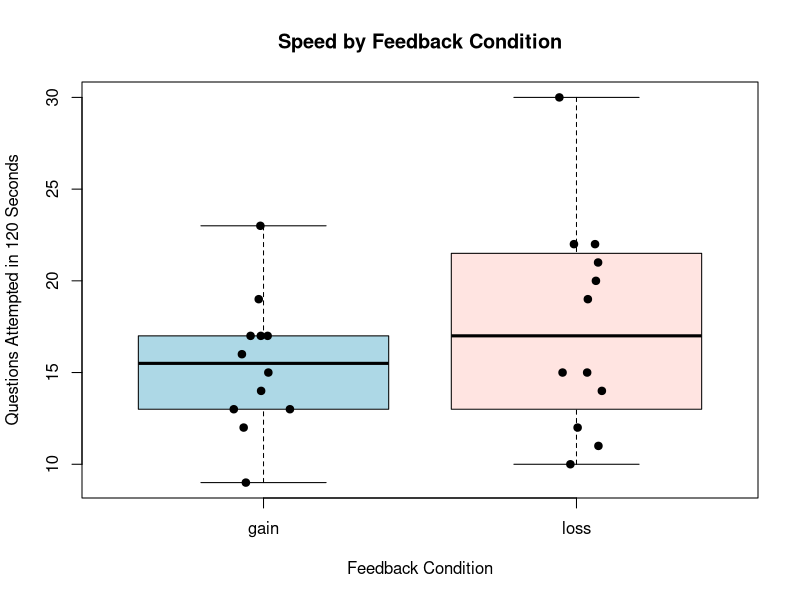
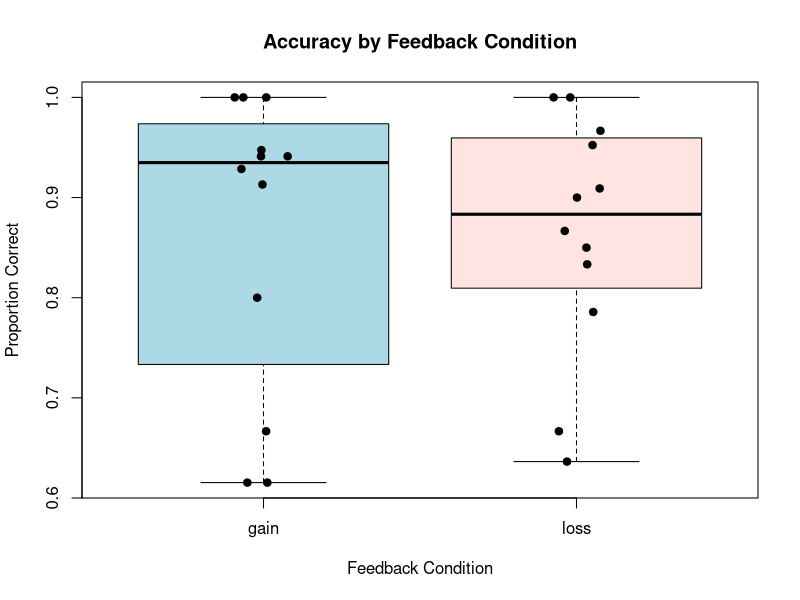
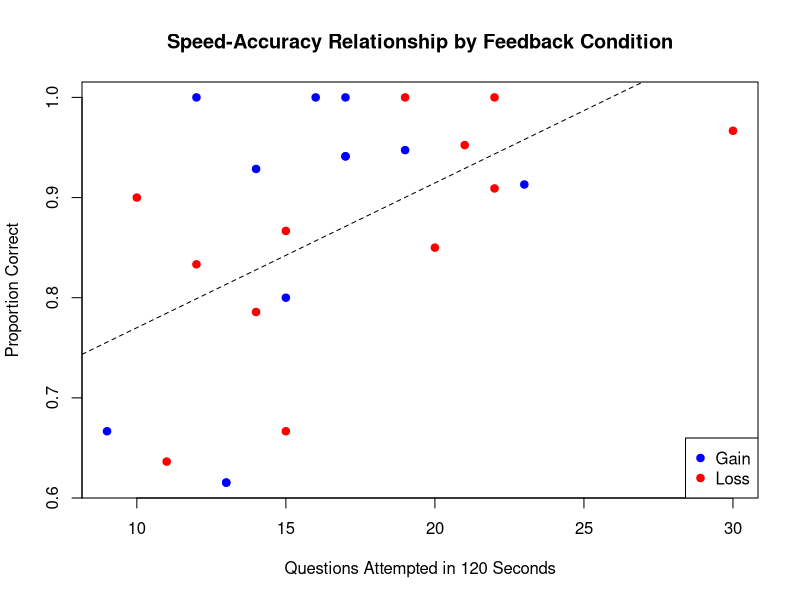
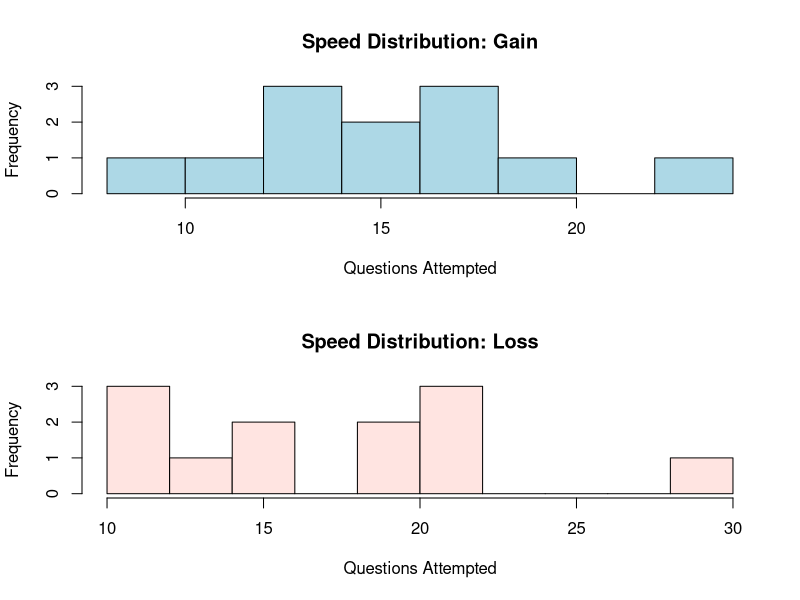
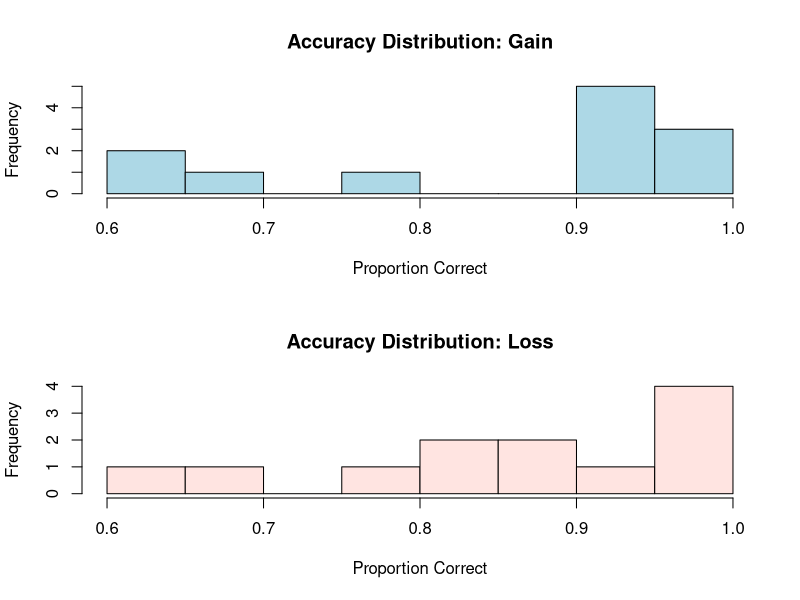
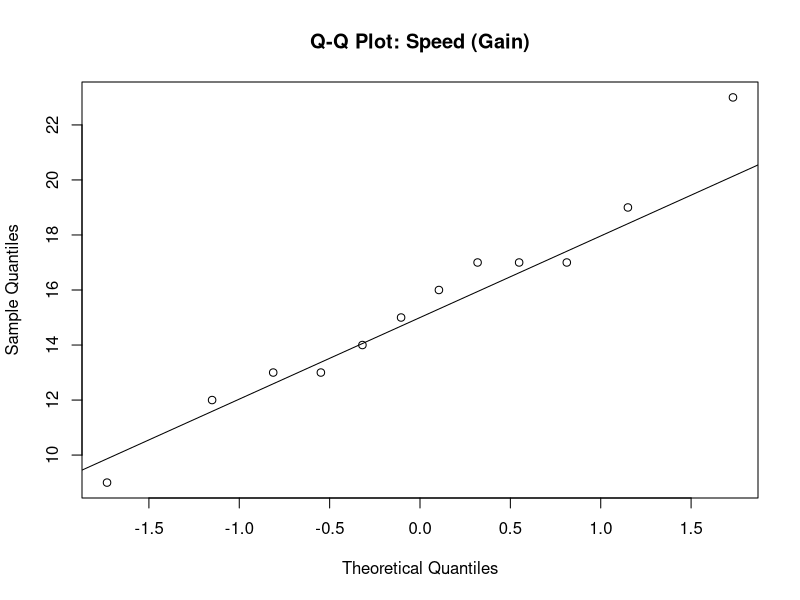
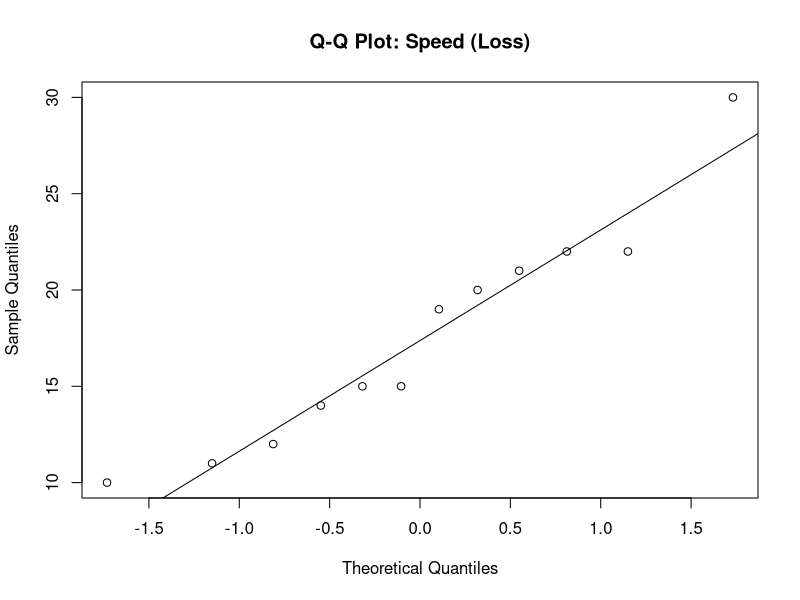
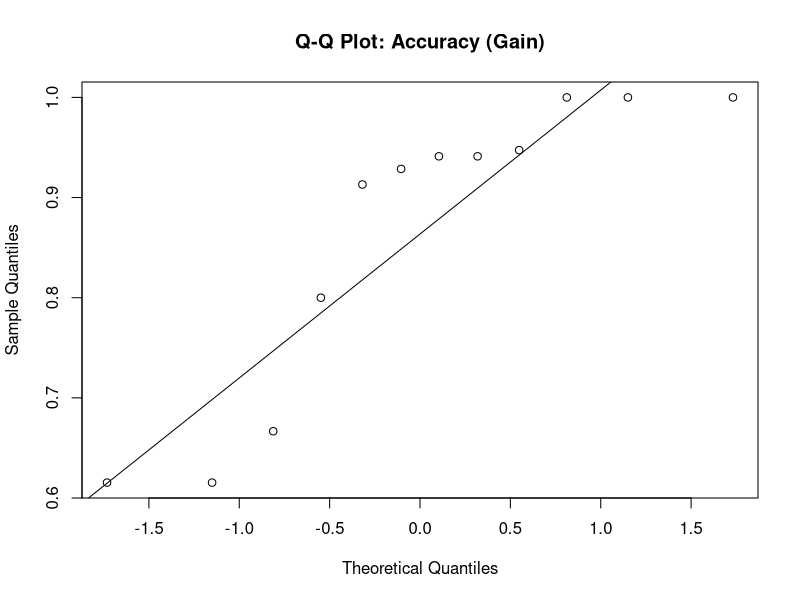

Generate these figures, in order, with R:
# ============================================================
# MIE 286 Final Report R Script
# Topic: Effect of Gain vs. Loss Feedback on Task Performance
# Data file: mie_zetamac_data.csv
# NOTE: This version is designed for your aggregated participant CSV
#       with columns:
#       condition, participant_id, Count of user_answer, Sum of is_correct
#       and blank condition cells from spreadsheet merged rows.
# No packages required (base R only).
# ============================================================

# ----------------------------
# 1. Import data
# ----------------------------
raw_data <- read.csv(
  "mie_zetamac_data.csv",
  stringsAsFactors = FALSE,
  skip = 2,
  check.names = FALSE
)
names(raw_data) <- trimws(names(raw_data))

cat("Imported columns:\n")
print(names(raw_data))

# ----------------------------
# 2. Clean and format variables
# ----------------------------
# Fill down condition values (for merged-cell style exports).
raw_data$condition <- tolower(trimws(as.character(raw_data$condition)))
for (i in seq_along(raw_data$condition)) {
  if ((is.na(raw_data$condition[i]) || raw_data$condition[i] == "") && i > 1) {
    raw_data$condition[i] <- raw_data$condition[i - 1]
  }
}

raw_data$participant_id <- trimws(as.character(raw_data$participant_id))
raw_data$questions_attempted <- as.numeric(raw_data$`Count of user_answer`)
raw_data$num_correct <- as.numeric(raw_data$`Sum of is_correct`)

# Keep participant rows only (drop totals rows).
data_clean <- raw_data[grepl("^P-", raw_data$participant_id), ]

# Keep only gain/loss.
data_clean <- data_clean[data_clean$condition %in% c("gain", "loss"), ]

# Remove missing numeric rows.
data_clean <- data_clean[!is.na(data_clean$questions_attempted) &
                         !is.na(data_clean$num_correct), ]

# Core metrics.
data_clean$accuracy <- data_clean$num_correct / data_clean$questions_attempted
data_clean$speed_q_per_s <- data_clean$questions_attempted / 120
data_clean$speed_q_per_min <- data_clean$questions_attempted / 2
data_clean$condition <- factor(data_clean$condition, levels = c("gain", "loss"))

cat("\nNumber of participant rows:", nrow(data_clean), "\n")
cat("Number of unique participants:", length(unique(data_clean$participant_id)), "\n")
cat("Participants by condition:\n")
print(table(data_clean$condition))

# This CSV has no item-level response times, so keep NA placeholders.
data_clean$mean_response_time_ms <- NA_real_
data_clean$median_response_time_ms <- NA_real_

# ----------------------------
# 3. Participant-level dataset
# ----------------------------
# Already participant-level, but keep structure expected by later sections.
participant_data <- data_clean[, c(
  "participant_id", "condition", "questions_attempted", "num_correct",
  "accuracy", "speed_q_per_s", "speed_q_per_min",
  "mean_response_time_ms", "median_response_time_ms"
)]

cat("\nParticipant-level dataset:\n")
print(participant_data)

write.csv(participant_data, "participant_level_data.csv", row.names = FALSE)

# ----------------------------
# 4. Descriptive statistics by condition
# ----------------------------
conditions <- levels(participant_data$condition)

desc_stats <- data.frame(
  condition = character(),
  n = numeric(),
  mean_attempted = numeric(),
  sd_attempted = numeric(),
  median_attempted = numeric(),
  min_attempted = numeric(),
  max_attempted = numeric(),
  mean_accuracy = numeric(),
  sd_accuracy = numeric(),
  median_accuracy = numeric(),
  min_accuracy = numeric(),
  max_accuracy = numeric(),
  mean_correct = numeric(),
  sd_correct = numeric(),
  mean_rt_ms = numeric(),
  sd_rt_ms = numeric(),
  stringsAsFactors = FALSE
)

for (cond in conditions) {
  sub <- participant_data[participant_data$condition == cond, ]
  desc_stats <- rbind(
    desc_stats,
    data.frame(
      condition = cond,
      n = nrow(sub),
      mean_attempted = mean(sub$questions_attempted),
      sd_attempted = sd(sub$questions_attempted),
      median_attempted = median(sub$questions_attempted),
      min_attempted = min(sub$questions_attempted),
      max_attempted = max(sub$questions_attempted),
      mean_accuracy = mean(sub$accuracy),
      sd_accuracy = sd(sub$accuracy),
      median_accuracy = median(sub$accuracy),
      min_accuracy = min(sub$accuracy),
      max_accuracy = max(sub$accuracy),
      mean_correct = mean(sub$num_correct),
      sd_correct = sd(sub$num_correct),
      mean_rt_ms = NA_real_,
      sd_rt_ms = NA_real_,
      stringsAsFactors = FALSE
    )
  )
}

cat("\nDescriptive statistics by condition:\n")
print(desc_stats)
write.csv(desc_stats, "descriptive_statistics_by_condition.csv", row.names = FALSE)

# ----------------------------
# 5. Figure 1: Speed by condition
# ----------------------------
png("Figure1_Speed_by_Condition.png", width = 900, height = 700)
boxplot(
  questions_attempted ~ condition,
  data = participant_data,
  main = "Speed by Feedback Condition",
  xlab = "Feedback Condition",
  ylab = "Questions Attempted in 120 Seconds",
  col = c("lightblue", "mistyrose")
)
stripchart(
  questions_attempted ~ condition,
  data = participant_data,
  vertical = TRUE,
  method = "jitter",
  pch = 19,
  add = TRUE
)
dev.off()

# ----------------------------
# 6. Figure 2: Accuracy by condition
# ----------------------------
png("Figure2_Accuracy_by_Condition.png", width = 900, height = 700)
boxplot(
  accuracy ~ condition,
  data = participant_data,
  main = "Accuracy by Feedback Condition",
  xlab = "Feedback Condition",
  ylab = "Proportion Correct",
  col = c("lightblue", "mistyrose")
)
stripchart(
  accuracy ~ condition,
  data = participant_data,
  vertical = TRUE,
  method = "jitter",
  pch = 19,
  add = TRUE
)
dev.off()

# ----------------------------
# 7. Figure 3: Speed-accuracy relationship
# ----------------------------
png("Figure3_Speed_Accuracy_Relationship.png", width = 900, height = 700)
plot(
  participant_data$questions_attempted,
  participant_data$accuracy,
  col = ifelse(participant_data$condition == "gain", "blue", "red"),
  pch = 19,
  xlab = "Questions Attempted in 120 Seconds",
  ylab = "Proportion Correct",
  main = "Speed-Accuracy Relationship by Feedback Condition"
)
legend("bottomright", legend = c("Gain", "Loss"), col = c("blue", "red"), pch = 19)
abline(lm(accuracy ~ questions_attempted, data = participant_data), lty = 2)
dev.off()

# ----------------------------
# 8. Appendix histograms
# ----------------------------
png("Appendix_Figure_Speed_Histograms.png", width = 900, height = 900)
par(mfrow = c(2, 1))
hist(
  participant_data$questions_attempted[participant_data$condition == "gain"],
  main = "Speed Distribution: Gain",
  xlab = "Questions Attempted",
  col = "lightblue",
  breaks = 8
)
hist(
  participant_data$questions_attempted[participant_data$condition == "loss"],
  main = "Speed Distribution: Loss",
  xlab = "Questions Attempted",
  col = "mistyrose",
  breaks = 8
)
dev.off()

png("Appendix_Figure_Accuracy_Histograms.png", width = 900, height = 900)
par(mfrow = c(2, 1))
hist(
  participant_data$accuracy[participant_data$condition == "gain"],
  main = "Accuracy Distribution: Gain",
  xlab = "Proportion Correct",
  col = "lightblue",
  breaks = 8
)
hist(
  participant_data$accuracy[participant_data$condition == "loss"],
  main = "Accuracy Distribution: Loss",
  xlab = "Proportion Correct",
  col = "mistyrose",
  breaks = 8
)
dev.off()
par(mfrow = c(1, 1))

# ----------------------------
# 9. Assumption checks
# ----------------------------
cat("\n=============================\n")
cat("ASSUMPTION CHECKS\n")
cat("=============================\n")

cat("\nShapiro-Wilk tests for speed:\n")
print(by(participant_data$questions_attempted, participant_data$condition, shapiro.test))

cat("\nShapiro-Wilk tests for accuracy:\n")
print(by(participant_data$accuracy, participant_data$condition, shapiro.test))

cat("\n--- Summary (Shapiro-Wilk p-values) ---\n")
sh_speed <- by(participant_data$questions_attempted, participant_data$condition, shapiro.test)
sh_acc <- by(participant_data$accuracy, participant_data$condition, shapiro.test)
print(
  data.frame(
    condition = names(sh_speed),
    shapiro_p_speed = sapply(sh_speed, function(x) x$p.value),
    shapiro_p_accuracy = sapply(sh_acc, function(x) x$p.value),
    row.names = NULL
  )
)

levene_median_test <- function(y, group) {
  group <- as.factor(group)
  med <- tapply(y, group, median, na.rm = TRUE)
  z <- abs(y - med[group])
  fit <- aov(z ~ group)
  p <- summary(fit)[[1]][["Pr(>F)"]][1]
  list(p.value = p, aov = fit)
}

cat("\nLevene (median-centered) tests for equal variances:\n")
lv_speed <- levene_median_test(participant_data$questions_attempted, participant_data$condition)
lv_acc <- levene_median_test(participant_data$accuracy, participant_data$condition)
cat("Speed (questions_attempted): p =", lv_speed$p.value, "\n")
cat("Accuracy: p =", lv_acc$p.value, "\n")

png("Appendix_QQplot_Speed_Gain.png", width = 900, height = 700)
qqnorm(
  participant_data$questions_attempted[participant_data$condition == "gain"],
  main = "Q-Q Plot: Speed (Gain)"
)
qqline(participant_data$questions_attempted[participant_data$condition == "gain"])
dev.off()

png("Appendix_QQplot_Speed_Loss.png", width = 900, height = 700)
qqnorm(
  participant_data$questions_attempted[participant_data$condition == "loss"],
  main = "Q-Q Plot: Speed (Loss)"
)
qqline(participant_data$questions_attempted[participant_data$condition == "loss"])
dev.off()

png("Appendix_QQplot_Accuracy_Gain.png", width = 900, height = 700)
qqnorm(
  participant_data$accuracy[participant_data$condition == "gain"],
  main = "Q-Q Plot: Accuracy (Gain)"
)
qqline(participant_data$accuracy[participant_data$condition == "gain"])
dev.off()

png("Appendix_QQplot_Accuracy_Loss.png", width = 900, height = 700)
qqnorm(
  participant_data$accuracy[participant_data$condition == "loss"],
  main = "Q-Q Plot: Accuracy (Loss)"
)
qqline(participant_data$accuracy[participant_data$condition == "loss"])
dev.off()

# ----------------------------
# 10. Inferential tests
# ----------------------------
cat("\n=============================\n")
cat("INFERENTIAL TESTS\n")
cat("=============================\n")

# Automatic decision rule based on Shapiro-Wilk:
# if BOTH condition groups have p > 0.05, use Welch t-test as primary;
# otherwise use Mann-Whitney as primary.
normal_speed <- all(sapply(sh_speed, function(x) x$p.value > 0.05))
normal_accuracy <- all(sapply(sh_acc, function(x) x$p.value > 0.05))

cat("\n--- Recommended tests (auto-selected from normality checks) ---\n")
cat("Speed recommended test:",
    ifelse(normal_speed, "Welch t-test (approximately normal)", "Mann-Whitney (non-normal)"),
    "\n")
cat("Accuracy recommended test:",
    ifelse(normal_accuracy, "Welch t-test (approximately normal)", "Mann-Whitney (non-normal)"),
    "\n")

# Speed tests
if (normal_speed) {
  cat("\nPrimary test for speed: Welch t-test\n")
  primary_speed <- t.test(questions_attempted ~ condition, data = participant_data)
} else {
  cat("\nPrimary test for speed: Mann-Whitney\n")
  primary_speed <- wilcox.test(questions_attempted ~ condition, data = participant_data, exact = FALSE)
}
print(primary_speed)

# Accuracy tests
if (normal_accuracy) {
  cat("\nPrimary test for accuracy: Welch t-test\n")
  primary_accuracy <- t.test(accuracy ~ condition, data = participant_data)
} else {
  cat("\nPrimary test for accuracy: Mann-Whitney\n")
  primary_accuracy <- wilcox.test(accuracy ~ condition, data = participant_data, exact = FALSE)
}
print(primary_accuracy)

# Also print the alternate tests for transparency.
cat("\nAlternate test for speed (for robustness):\n")
if (normal_speed) {
  alt_speed <- wilcox.test(questions_attempted ~ condition, data = participant_data, exact = FALSE)
} else {
  alt_speed <- t.test(questions_attempted ~ condition, data = participant_data)
}
print(alt_speed)

cat("\nAlternate test for accuracy (for robustness):\n")
if (normal_accuracy) {
  alt_accuracy <- wilcox.test(accuracy ~ condition, data = participant_data, exact = FALSE)
} else {
  alt_accuracy <- t.test(accuracy ~ condition, data = participant_data)
}
print(alt_accuracy)

# ----------------------------
# 11. Speed-accuracy correlations
# ----------------------------
cat("\n=============================\n")
cat("SPEED-ACCURACY CORRELATION\n")
cat("=============================\n")

cat("\nPearson correlation across all participants\n")
cor_all_pearson <- cor.test(participant_data$questions_attempted, participant_data$accuracy, method = "pearson")
print(cor_all_pearson)

cat("\nSpearman correlation across all participants\n")
cor_all_spearman <- cor.test(participant_data$questions_attempted, participant_data$accuracy, method = "spearman")
print(cor_all_spearman)

cat("\nPearson correlation for gain condition\n")
gain_data <- participant_data[participant_data$condition == "gain", ]
cor_gain <- cor.test(gain_data$questions_attempted, gain_data$accuracy, method = "pearson")
print(cor_gain)

cat("\nPearson correlation for loss condition\n")
loss_data <- participant_data[participant_data$condition == "loss", ]
cor_loss <- cor.test(loss_data$questions_attempted, loss_data$accuracy, method = "pearson")
print(cor_loss)

# ----------------------------
# 12. Optional operation analysis
# ----------------------------
cat("\nOperation-level analysis skipped: current CSV is participant-level aggregate and has no operation column.\n")

# ----------------------------
# 13. Done
# ----------------------------
cat("\nAnalysis complete. Files saved to working directory.\n")
